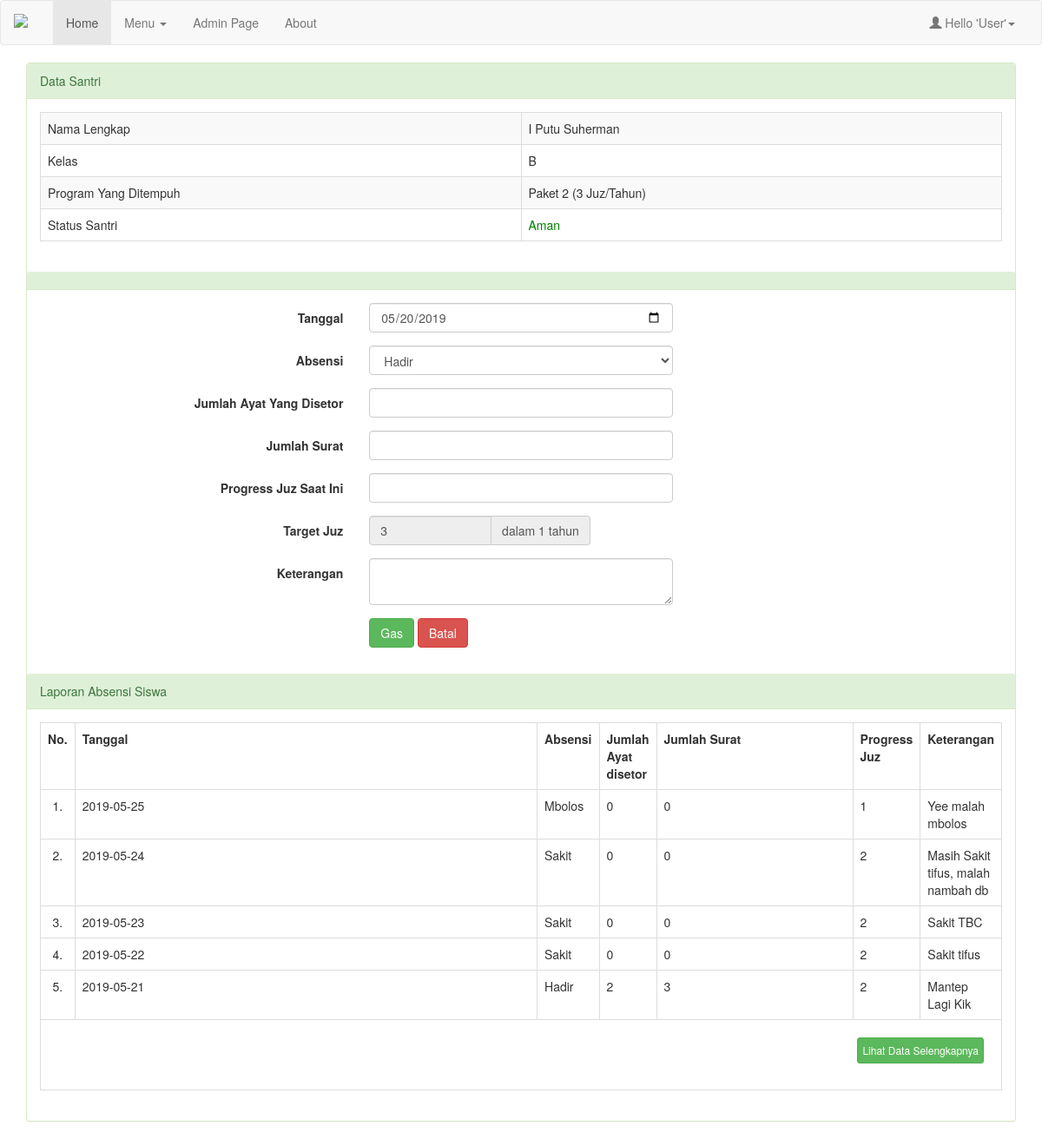
Screenshot of /admin/index.php?m=absen_detail&ID=10 with the database file from the repository.
### tables this page shows
CREATE TABLE `tbsantri` (
  `IdSantri` int(11) NOT NULL,
  `Nama` varchar(50) NOT NULL,
  `NamaLengkap` varchar(100) NOT NULL,
  `JenisKelamin` int(2) NOT NULL,
  `TempatLahir` varchar(40) NOT NULL,
  `TglLahir` date NOT NULL,
  `AnakKe` int(5) NOT NULL,
  `Dari` int(11) NOT NULL,
  `Bahasa` varchar(40) NOT NULL,
  `KebutuhanKhusus` varchar(30) NOT NULL,
  `SekolahTerakhir` varchar(20) NOT NULL,
  `NamaSekolah` varchar(50) NOT NULL,
  `AlamatSekolah` text NOT NULL,
  `TinggalDengan` varchar(30) NOT NULL,
  `NomorKK` varchar(50) NOT NULL,
  `NamaJalan` text NOT NULL,
  `RT` varchar(50) NOT NULL,
  `RW` varchar(50) NOT NULL,
  `Desa` varchar(50) NOT NULL,
  `Kecamatan` varchar(100) NOT NULL,
  `Kabupaten` varchar(100) NOT NULL,
  `Provinsi` varchar(100) NOT NULL,
  `StatusSantri` varchar(30) NOT NULL,
  `IdProgram` int(11) NOT NULL,
  `IdKelas` int(11) NOT NULL
);

CREATE TABLE `tbkelas` (
  `IdKelas` int(11) NOT NULL,
  `NamaKelas` varchar(50) NOT NULL,
  `TahunKelas` int(11) NOT NULL,
  `KeteranganKelas` text NOT NULL
);

CREATE TABLE `tbprogram` (
  `IdProgram` int(11) NOT NULL,
  `ProgramStudi` varchar(30) NOT NULL,
  `Juz` int(11) NOT NULL,
  `AyatPerhari` int(11) NOT NULL,
  `BulanPerjuz` int(11) NOT NULL,
  `Tahun` int(11) NOT NULL,
  `Keterangan` text NOT NULL
);

CREATE TABLE `tbabsen` (
  `IdAbsensi` int(11) NOT NULL,
  `IdSantri` int(11) NOT NULL,
  `IdAyah` int(11) NOT NULL,
  `IdIbu` int(11) NOT NULL,
  `IdWali` int(11) NOT NULL,
  `Absen` varchar(20) NOT NULL,
  `SetorAyat` int(11) NOT NULL,
  `Surat` int(11) NOT NULL,
  `TanggalAbsen` date NOT NULL,
  `JuzSaatIni` int(11) NOT NULL,
  `TargetJuz` int(11) NOT NULL,
  `KeteranganAbsen` text NOT NULL
);

### admin/absensi_detail.php (the view, shortened to what this page needs)
<?php
$ID = mysqli_real_escape_string($conn, $_GET['ID']);
$sql = "SELECT * FROM tbsantri LEFT JOIN tbabsen ON tbsantri.IdSantri = tbabsen.IdSantri LEFT JOIN tbkelas
ON tbsantri.IdKelas=tbkelas.IdKelas LEFT JOIN tbprogram ON tbsantri.IdProgram = tbprogram.IdProgram WHERE tbsantri.IdSantri='$ID'";
$query = mysqli_query($conn, $sql);
$data = mysqli_fetch_object($query);
?>
<html>
<div class="panel panel-success">
  <div class="panel-heading">Data Santri</div>
  <div class="panel-body">
      <table class="table table-striped table-responsive table-bordered">
        <tr>
            <td width="50%">Nama Lengkap</td>
            <td><?php echo $data->NamaLengkap?></td>
        </tr>
        <tr>
            <td>Kelas</td>
            <td><?php echo $data->NamaKelas?></td>
        </tr>
        <tr>
            <td>Program Yang Ditempuh</td>
            <td><?php echo $data->ProgramStudi?></td>
        </tr>
        <tr>
            <td>Status Santri</td>
            <td><?php
            if($data->StatusSantri == 'Aman'){
                echo "<font color='green'>".$data->StatusSantri."</font>";
            }elseif($data->StatusSantri == 'Waspada'){
                echo "<font color='yellow'>".$data->StatusSantri."</font>";
            }else{
                echo "<font color='red'>".$data->StatusSantri."</font>";
            }?></td>
        </tr>
      </table>
  </div>
  <div class="panel-heading"></div>
  <div class="panel-body">
  <form class="form-horizontal" method="post" action="proses_inputabsensi.php?ID=<?php echo $ID?>">
        <fieldset>
        <div class="form-group">
            <label class="col-md-4 control-label">Tanggal</label>
            <div class="col-md-4">
                <input id="tanggalabsen" name="tanggalabsen" type="date" class="form-control" placeholder="" value="<?php echo date('Y-m-d');?>" required="">
            </div>
        </div>
        <div class="form-group">
        <label class="col-md-4 control-label" for="selectbasic">Absensi</label>
        <div class="col-md-4">
            <select id="absen" name="absen" class="form-control">
            <option value="1">Hadir</option>
            </select>
        </div>
        </div>
        <div class="form-group">
            <label class="col-md-4 control-label">Jumlah Ayat Yang Disetor</label>
            <div class="col-md-4">
                <input id="setorayat" name="setorayat" type="number" placeholder="" class="form-control" required="">
            </div>
        </div>
        <div class="form-group">
            <label class="col-md-4 control-label">Jumlah Surat</label>
            <div class="col-md-4">
                <input id="surat" name="surat" type="number" placeholder="" class="form-control" required="">
            </div>
        </div>
        <div class="form-group">
            <label class="col-md-4 control-label">Progress Juz Saat Ini</label>
            <div class="col-md-4">
                <input id="juzsaatini" name="juzsaatini" type="number" placeholder="" class="form-control" required="">
            </div>
        </div>
        <div class="form-group">
            <label class="col-md-4 control-label">Target Juz</label>
            <div class="col-md-3">
                <div class="input-group">
                    <input id="targetjuz" name="targetjuz" type="number" placeholder="" class="form-control" required="" value="<?php echo $data->Juz?>" readonly="">
                    <span class="input-group-addon">dalam 1 tahun</span>
                </div>
            </div>
        </div>
        <div class="form-group">
            <label class="col-md-4 control-label">Keterangan</label>
            <div class="col-md-4">
                <textarea id="keteranganabsen" name="keteranganabsen" placeholder="Masukkan keterangan absensi jika santri tidak hadir" class="form-control">
        </textarea>
            </div>
        </div>
        <div class="form-group">
            <label class="col-md-4 control-label" for="submit"></label>
            <div class="col-md-8">
                <button id="submit" type="submit" name="submit" class="btn btn-success">Gas</button>
                <button id="reset" type="reset" name="reset" class="btn btn-danger">Batal</button>
            </div>
        </div>
        </fieldset>
    </form>
  </div>
  <div class="panel-heading">Laporan Absensi Siswa</div>
  <div class="panel-body">
  <table class="table table-bordered table-hover">
                <tr>
                    <th width="2%" align="center">No. </th>
                    <th align="center">Tanggal</th>
                    <th align="center">Absensi</th>
                    <th align="center">Jumlah Ayat disetor</th>
                    <th align="center">Jumlah Surat</th>
                    <th align="center">Progress Juz</th>
                    <th align="center">Keterangan</th>
                </tr>
                <?php
                $sql1 = "SELECT * FROM tbabsen WHERE IdSantri = '$ID' ORDER BY TanggalAbsen DESC LIMIT 5";
                $query1 = mysqli_query($conn, $sql1);
                $no = 1;
                while ($data1 = mysqli_fetch_object($query1)) {
                    if ($data1->Absen == '1'){
                        $absen = 'Hadir';
                    }elseif($data1->Absen == '2'){
                        $absen = 'Sakit';
                    }elseif($data1->Absen == '3'){
                        $absen = 'Izin';
                    }else{
                        $absen = 'Mbolos';
                    }
                    ?>
                <tr class="rowHref" data-href="index.php?m=absen_detail&ID=<?php echo $data1->IdSantri?>">
                    <td align="center" width="2%"><?php echo $no++."."?></td>
                    <td width="70%"><?php echo $data1->TanggalAbsen?></td>
                    <td><?php echo $absen?></td>
                    <td><?php echo $data1->SetorAyat?></td>
                    <td width="70%"><?php echo $data1->Surat?></td>
                    <td><?php echo $data1->JuzSaatIni?></td>
                    <td><?php echo $data1->KeteranganAbsen?></td>
                </tr>
                <?php } ?>
                <tr>
                    <td colspan="7" style="padding:20px; hover:none;"><p align="right"><button id="selengkapnya" name="selengkapnya" class="btn btn-success btn-xs" style="padding:5px;">Lihat Data Selengkapnya</button></p></td>
                </tr>
            </table>
  </div>
</div>
</html>

### rows the page displays
tbsantri: NamaLengkap "I Putu Suherman", StatusSantri "Aman"
tbkelas: NamaKelas "B"
tbprogram: ProgramStudi "Paket 2 (3 Juz/Tahun)", targetjuz "3"
tbabsen: TanggalAbsen "2019-05-25", Absen "Mbolos", SetorAyat "0", Surat "0", JuzSaatIni "1", KeteranganAbsen "Yee malah mbolos"
tbabsen: TanggalAbsen "2019-05-24", Absen "Sakit", SetorAyat "0", Surat "0", JuzSaatIni "2", KeteranganAbsen "Masih Sakit tifus, malah nambah db"
tbabsen: TanggalAbsen "2019-05-23", Absen "Sakit", SetorAyat "0", Surat "0", JuzSaatIni "2", KeteranganAbsen "Sakit TBC"
tbabsen: TanggalAbsen "2019-05-22", Absen "Sakit", SetorAyat "0", Surat "0", JuzSaatIni "2", KeteranganAbsen "Sakit tifus"
tbabsen: TanggalAbsen "2019-05-21", Absen "Hadir", SetorAyat "2", Surat "3", JuzSaatIni "2", KeteranganAbsen "Mantep Lagi Kik"
